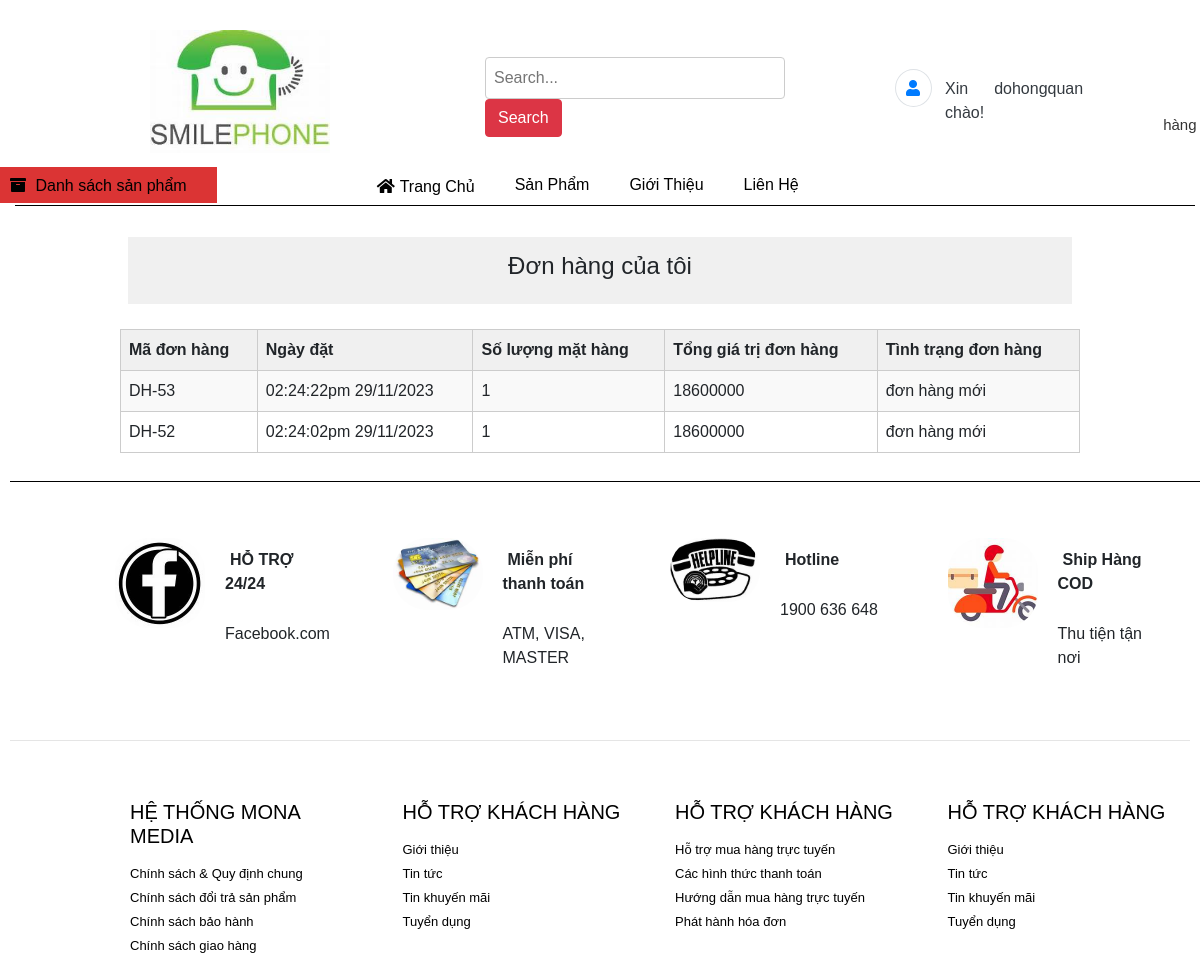
Screenshot of /index.php?act=mybill (signed in) with the database file from the repository.
### tables this page shows
CREATE TABLE `donhang` (
  `id` int(10) NOT NULL,
  `iduser` int(10) DEFAULT 0,
  `bill_name` varchar(255) NOT NULL,
  `bill_address` varchar(255) NOT NULL,
  `bill_tel` varchar(50) NOT NULL,
  `bill_email` varchar(100) NOT NULL,
  `bill_pttt` tinyint(1) NOT NULL,
  `total` int(10) NOT NULL,
  `bill_status` tinyint(1) NOT NULL,
  `receive_name` varchar(255) NOT NULL,
  `receive_address` varchar(255) NOT NULL,
  `receive_tel` varchar(50) NOT NULL,
  `ngaydathang` varchar(50) NOT NULL
);

### admin/model/pdo.php (called while the page is built, shortened)
<?php
function pdo_get_connection()
{
    $dburl = "mysql:host=localhost;dbname=duan1;charset=utf8";
    $username = 'root';
    $password = '';
    $conn = new PDO($dburl, $username, $password);
    $conn->setAttribute(PDO::ATTR_ERRMODE, PDO::ERRMODE_EXCEPTION);
    return $conn;
}
function pdo_query($sql)
{
    $sql_args = array_slice(func_get_args(), 1);
    try {
        $conn = pdo_get_connection();
        $stmt = $conn->prepare($sql);
        $stmt->execute($sql_args);
        $rows = $stmt->fetchAll();
        return $rows;
    } catch (PDOException $e) {
        throw $e;
    } finally {
        unset($conn);
    }
}
?>

### admin/model/cart.php (called while the page is built, shortened)
<?php
function loadall_cart_count($idbill)
{
    $sql = "select * from chitietdonhang where idbill=" . $idbill;
    $bill = pdo_query($sql);
    return sizeof($bill);
}
function loadall_bill($kyw = "", $iduser = 0)
{
    $sql = "select * from donhang where 1";
    if ($iduser > 0) {
        $sql .= " AND iduser=" . $iduser;
    }
    $sql .= " order by id desc";
    $listbill = pdo_query($sql);
    return $listbill;
}
function get_ttdh($n)
{
    switch ($n) {
        case '0':
            $tt = "đơn hàng mới";
            break;
    }
    return $tt;
}

### view/cart/mybill.php (the view, shortened to what this page needs)
<div class="boxtitle">
    <h4>Đơn hàng của tôi</h4>
</div>
<div class="row boxcontent cart">
    <table>
        <tr>
            <th>Mã đơn hàng</th>
            <th>Ngày đặt</th>
            <th>Số lượng mặt hàng</th>
            <th>Tổng giá trị đơn hàng</th>
            <th>Tình trạng đơn hàng</th>
        </tr>
        <?php
        if (is_array($listbill)) {
            foreach ($listbill as $bill) {
                extract($bill);
                $ttdh = get_ttdh($bill['bill_status']);
                $countsp = loadall_cart_count($bill['id']);
                echo '<tr>
            <td>DH-' . $bill['id'] . '</td>
            <td>' . $bill['ngaydathang'] . '</td>
            <td>' . $countsp . '</td>
            <td>' . $bill['total'] . '</td>
            <td>' . $ttdh . '</td>
        </tr>';
            }
        }
        ?>
    </table>
</div>

### view/header.php (shortened to what this page needs)
<!DOCTYPE html>
<html lang="en">
<head>
  <link rel="stylesheet" href="https://stackpath.bootstrapcdn.com/bootstrap/4.5.2/css/bootstrap.min.css" />
  <link rel="stylesheet" href="https://cdnjs.cloudflare.com/ajax/libs/font-awesome/5.15.4/css/all.min.css" />
  <link href="https://unpkg.com/aos@2.3.1/dist/aos.css" rel="stylesheet">
  <link rel="stylesheet" href="css/style.css" />
</head>
<body>
  <div class="container-ner">
    <div class="header">
      <div class="logo"><img src="./img/logo.jpg" alt="" /></div>
      <div class="search-container">
        <form action="index.php?act=hanghoa" method="post">
          <input type="text" name="key" placeholder="Search..." />
          <button type="submit"  name="timkiem" class="btn btn-danger">Search</button>
        </form>
      </div>
      <div class="dropdown widget-header icontext">
        <div class="dropdown">
          <div class="dropdown-select"> <a href="#" class="icon icon-sm rounded-circle border" id="dropdownMenu1" data-toggle="dropdown" aria-haspopup="true" aria-expanded="false">
              <i class="fa fa-user primary-color" style="width: 25px; height: 25px;"></i>
            </a></div>
        </div>
        <div class="text">
          <span class="text-dark">Xin chào!</span>
          <?php
          if (isset($_SESSION['user'])) { ?>
            <div class="text-dark text-info"><?= $_SESSION['user']['name'] ?></div>
          <?php } else { ?>
            <a href="index.php?act=dangnhap" class="d-block text-info">Đăng nhập</a>
          <?php } ?>
        </div>
      </div>
      <div class="taikhoan">
        <ul class="list-inline">
          <li><a href="index.php?act=addtocart"><i class="fas fa-shopping-cart"></i> Giỏ hàng</a></li>
        </ul>
      </div>
    </div>
    <nav>
      <div class="container">
        <div class="left-boxes">
          <ul>
            <li><a href="#"><i class="fas fa-archive"></i> Danh sách sản phẩm</a></li>
          </ul>
        </div>
        <div class="right-boxes">
          <ul>
            <li><a href="index.php"><i class="fas fa-home"></i>Trang Chủ</a></li>
            <li><a href="index.php?act=sanpham">Sản Phẩm</a></li>
            <li><a href="index.php?act=gioithieu">Giới Thiệu</a></li>
            <li><a href="index.php?act=lienhe">Liên Hệ</a></li>
          </ul>
        </div>
      </div>
      <hr class="horizontal-line" />
    </nav>

### index.php (shortened to what this page needs)
<?php
include "admin/model/danhmuc.php";
include "admin/model/pdo.php";
include "admin/model/cart.php";
include "view/header.php";
if ((isset($_GET['act'])) && ($_GET['act'] != "")) {
    $act = $_GET['act'];
    switch ($act) {
        case 'mybill':
            $listbill = loadall_bill($kyw = "", $_SESSION['user']['id']);
            include "view/cart/mybill.php";
            break;
    }
} else {
    include "view/home.php";
}
include "view/footer.php";

### view/footer.php (shortened to what this page needs)
<br><br>
<hr class="horizontal-line"/>
<div class="footer-footer">
  <div class="row">
    <div class="col-md-3">
      <div class="dcv" >
        <div class="imgpa">
          <img src="./img/fb2.jpg" alt="">
        </div>
        <div class="thongtin">
          <p><strong>HỖ TRỢ 24/24</strong></p>
          <P>Facebook.com</P>
        </div>
      </div>
    </div>
    <div class="col-md-3">
    <div class="dcv" >
        <div class="imgpa">
          <img src="./img/thanhtoan3.jpg" alt="">
        </div>
        <div class="thongtin">
          <p><strong>Miễn phí thanh toán</strong></p>
          <P>ATM, VISA, MASTER</P>
        </div>
      </div>
    </div>
    <div class="col-md-3">
    <div class="dcv" >
        <div class="imgpa">
          <img src="./img/hot.jpg" alt="">
        </div>
        <div class="thongtin">
          <p><strong>Hotline</strong></p>
          <P>1900 636 648</P>
        </div>
      </div>
    </div>
    <div class="col-md-3">
    <div class="dcv" >
        <div class="imgpa">
          <img src="./img/ship.jpg" alt="">
        </div>
        <div class="thongtin">
          <p><strong>Ship Hàng COD</strong></p>
          <P>Thu tiện tận nơi</P>
        </div>
      </div>
    </div>
  </div>
</div>
<hr class="my-4" >
<div class="footer">
  <div class="row">
    <div class="col-md-3">
      <div class="footer-er" >
        <h5>HỆ THỐNG MONA MEDIA</h5>
        <a href="">Chính sách & Quy định chung</a><br>
        <a href="">Chính sách đổi trả sản phẩm</a><br>
        <a href="">Chính sách bảo hành</a><br>
        <a href="">Chính sách giao hàng</a>
      </div>
    </div>
    <div class="col-md-3">
      <div class="footer-er" >
        <h5>HỖ TRỢ KHÁCH HÀNG</h5>
        <a href="">Giới thiệu</a><br>
        <a href="">Tin tức</a><br>
        <a href="">Tin khuyến mãi</a><br>
        <a href=""> Tuyển dụng</a>
      </div>
    </div>
    <div class="col-md-3">
      <div class="footer-er" >
        <h5>HỖ TRỢ KHÁCH HÀNG</h5>
        <a href="">Hỗ trợ mua hàng trực tuyến</a><br>
        <a href="">Các hình thức thanh toán</a><br>
<a href="">Hướng dẫn mua hàng trực tuyến</a><br>
        <a href=""> Phát hành hóa đơn</a>
      </div>
    </div>
    <div class="col-md-3">
      <div class="footer-er" >
        <h5>HỖ TRỢ KHÁCH HÀNG</h5>
        <a href="">Giới thiệu</a><br>
        <a href="">Tin tức</a><br>
        <a href="">Tin khuyến mãi</a><br>
        <a href=""> Tuyển dụng</a>
      </div>
    </div>
  </div>
</div>
</body>
</html>

### css/style.css (style rules this page uses)
* { padding: 5px; }
.header { display: flex; align-items: center; margin-left: 120px; }
.logo { display: flex; align-items: center; }
.logo img { padding: 10px; margin-right: 30px; width: 200px; }
body { font-family: Arial, sans-serif; margin: 0; padding: 0; }
.search-container { display: flex; justify-content: center; margin-top: 10px; margin-left: 100px; }
input[type="text"] { padding: 8px; border: 1px solid #ccc; border-radius: 4px; width: 300px; margin-right: 5px; }
button { padding: 8px 20px; border: 1px solid #ccc; border-radius: 4px; background-color: #f0f0f0; color: #333; cursor: pointer; }
.taikhoan { text-align: right; margin-left: 60px; margin-top: 20px; }
.taikhoan ul { list-style: none; padding: 0; margin: 0; font-size: 15px; }
.taikhoan ul li { display: inline; margin-right: 0px; border-right: 1px solid #ccc; padding-right: 20px; }
.taikhoan ul li:last-child { border-right: none; margin-right: 5px; }
.taikhoan ul li { display: inline; margin: 7px; }
.taikhoan ul li a { text-decoration: none; color: #333; padding: 1px; }
.icontext { display: flex; margin-left: 80px; }
.icontext .text { display: flex; margin-left: 50px; margin-top: -50px; }
.dropdown { position: relative; display: inline-block; margin-top: 5px; }
.dropdown-select { cursor: pointer; display: flex; align-items: center; }
.footer { margin-left: 100px; }
.footer h5 { color: black; }
.footer a { color: black; font-size: 13px; }
.container { display: flex; }
.left-boxes, .right-boxes { display: flex; flex-direction: column; margin-top: -20px; }
.left-boxes { margin-left: -70px; }
.right-boxes ul { display: flex; list-style: none; padding: 0; margin-left: 120px; }
.right-boxes li { margin-right: 20px; }
.right-boxes a { text-decoration: none; color: #000; }
.left-boxes { padding: 20px; }
.left-boxes ul { list-style: none; padding: 0; margin: 0; display: flex; margin-top: -16px; background-color: rgb(219, 52, 52); }
.left-boxes li { margin-right: 20px; }
.horizontal-line { border-top: 1px solid #000; width: 100%; margin-top: -25px; }
.left-boxes a { text-decoration: none; color: #000; }
td { vertical-align: middle; }
.footer-footer { margin-left: 80px; }
.dcv img { width: 100px; border-radius: 40px; }
.dcv { display: flex; }
.thongtin { margin-top: 10px; }

### view/cart/mybill.php (style rules this page uses)
.boxtitle { max-width: 80%; background-color: #f0f0f0; padding: 10px; text-align: center; margin: 0 auto; }
.boxcontent { margin-top: 20px; }
table { width: 80%; border-collapse: collapse; margin: 0 auto; }
th { background-color: #f0f0f0; border: 1px solid #ccc; padding: 8px; text-align: left; }
td { border: 1px solid #ccc; padding: 8px; }
tr:nth-child(even) { background-color: #f9f9f9; }
tr:nth-child(odd) { background-color: #ffffff; }

### rows the page displays
donhang: id "53", ngaydathang "02:24:22pm 29/11/2023", countsp "1", total "18600000", bill_status "đơn hàng mới"
donhang: id "52", ngaydathang "02:24:02pm 29/11/2023", countsp "1", total "18600000", bill_status "đơn hàng mới"

### other values shown
$_SESSION['user']['name'] "dohongquan"
